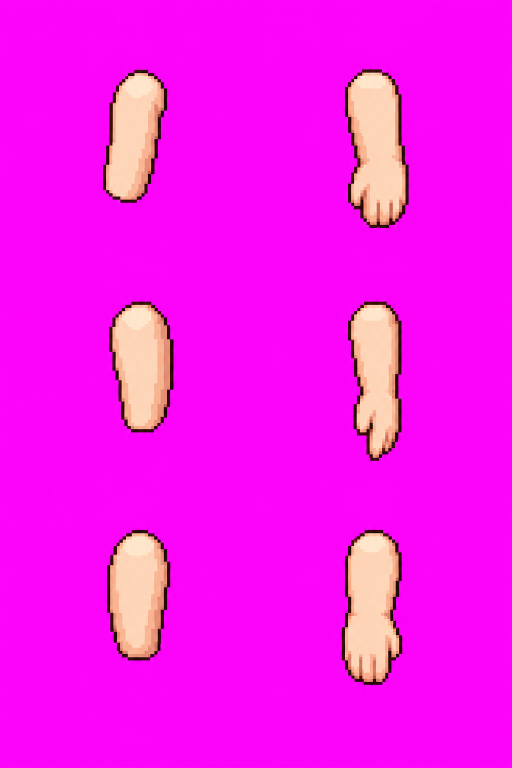
#> input picture source_art/rig/base_5_arms.png, 1024 x 1536 px (shown at 1/2 size); its folder holds 8 pictures in this run; the run also reads 2 pictures not shown here
$ python build-rig.py ../source_art/rig/base_1_ref.png
#> lines starting #> are read from the running program, lines starting #| are printed output that depends on the picture; after the words box and inside, x2 and y2 are one past the last pixel; in counts of white or black regions, pixels touching at a corner belong together
#!/usr/bin/env python3
"""Skeletal character rig: source_art/rig/*.png (magenta background) -> src/character/rigData.js

Each body part / hair layer / clothing piece is keyed out, sliced from its grid cell, resized to its TARGET BOX
(taken from the reference turnaround base_1_ref.png, so proportions follow the reference even when GPT drew a limb
too long) at the rig resolution (character = RIG_H px tall), then stored as palette + RLE with a material id and a
relative shade per colour, so skin / hair / eye / outfit colours can be changed at runtime (src/character/rig.js).

    python3 scripts/build-rig.py [--preview]
"""
import json, os, sys, base64
import numpy as np, cv2
from PIL import Image

ROOT = os.path.dirname(os.path.dirname(os.path.abspath(__file__)))
SRC = os.path.join(ROOT, 'source_art', 'rig')
RIG_H = 248  # character height (head top -> ground) in rig px; the runtime bakes 4 rig px -> 1 sprite px (62 px tall, drawn at 2 sprite px per world px)

# materials (must match src/character/rig.js)
M = dict(NONE=0, FIXED=1, SKIN=2, EYE=3, BROW=4, HAIR=5, TOP=6, BOTTOM=7, SHOES=8, OUTLINE=9, ACCENT=10, UNDER=11)

# Target boxes in units of character height H, measured on base_1_ref.png (front/back, side).
# (w, h) of the part as it appears assembled.
BOX = {
    'front': dict(head=(.362, .350), torso=(.214, .262), pelvis=(.236, .205), uarm=(.066, .200), farm=(.066, .185),
                  thigh=(.098, .235), shin=(.080, .135), foot=(.100, .075)),
    'side':  dict(head=(.318, .350), torso=(.172, .262), pelvis=(.160, .205), uarm=(.062, .200), farm=(.066, .185),
                  thigh=(.088, .235), shin=(.076, .135), foot=(.155, .072)),
}
BOX['back'] = dict(BOX['front'])
GRID_PARTS = [['head', 'torso', 'pelvis', 'uarm'], ['farm', 'thigh', 'shin', 'foot']]


def key(name):
#> called with name = 'base_5_arms.png'
    a = np.array(Image.open(os.path.join(SRC, name)).convert('RGB')).astype(np.int32)
    r, g, b = a[..., 0], a[..., 1], a[..., 2]
    bg = (r > 150) & (b > 150) & (g < 120) & (np.abs(r - b) < 90)
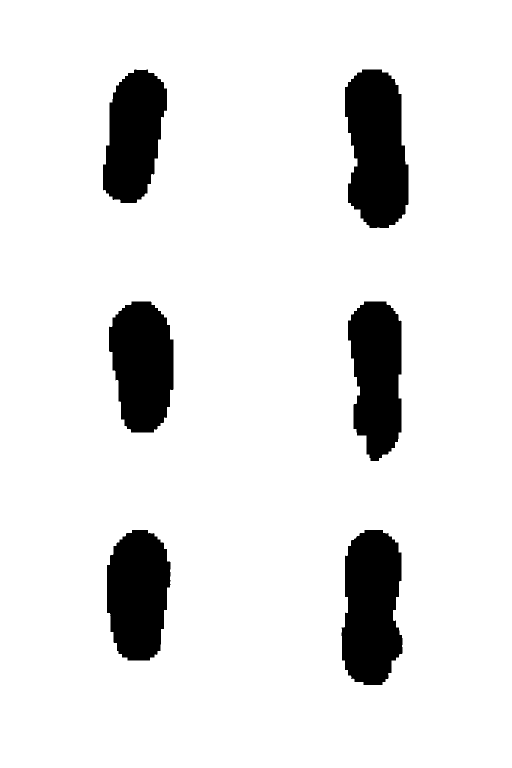
#> bg: shape (1536, 1024) bool (shown at 1/2 size); 89.3% white; 6 black regions, box (x1, y1, x2, y2) and area: (690, 139, 817, 456) 32081, (683, 1060, 805, 1370) 30898, (696, 603, 803, 922) 27018, (218, 603, 347, 865) 26947, (214, 1060, 341, 1321) 26870, (206, 139, 334, 406) 25007
    m = (~bg).astype(np.uint8)
    m = cv2.morphologyEx(m, cv2.MORPH_OPEN, np.ones((3, 3), np.uint8))
#> m: shape (1536, 1024); values 0 (black) and 1 (white), 10.7% white; 6 white regions, box (x1, y1, x2, y2) and area: (690, 139, 817, 456) 32080, (683, 1060, 805, 1370) 30887, (696, 603, 803, 922) 27017, (218, 603, 347, 865) 26943, (214, 1060, 341, 1321) 26865, (206, 139, 334, 406) 24999
    # magenta fringe: pixels next to the background that are pinkish get dropped
    edge = (m == 1) & (cv2.dilate((m == 0).astype(np.uint8), np.ones((3, 3), np.uint8)) == 1)
#> edge: shape (1536, 1024) bool; 0.32% white in thin lines or dots, all inside (x1, y1, x2, y2) = (206, 139, 817, 1370)
    pink = (r > 140) & (b > 110) & (g < r - 50)
#> pink: shape (1536, 1024) bool; 91.9% white; 82 black regions (60 under 20 px), largest, box (x1, y1, x2, y2) and area: (690, 139, 817, 456) 25698, (684, 1060, 805, 1370) 24763, (696, 603, 803, 922) 20842
    m[edge & pink] = 0
#> m: shape (1536, 1024); values 0 (black) and 1 (white), 10.7% white; 6 white regions, box (x1, y1, x2, y2) and area: (690, 139, 817, 456) 32042, (684, 1060, 805, 1370) 30820, (696, 603, 803, 922) 26984, (218, 603, 347, 865) 26854, (214, 1060, 341, 1321) 26784, (206, 139, 334, 406) 24930
    return a.astype(np.uint8), m.astype(bool)


def cells(name, rows, cols):
    a, m = key(name)
#> a is the input picture: shape (1536, 1024, 3); mean R, G, B 248, 21.2, 238
    h, w = m.shape
    n, lab, st, cen = cv2.connectedComponentsWithStats(m.astype(np.uint8), connectivity=8)
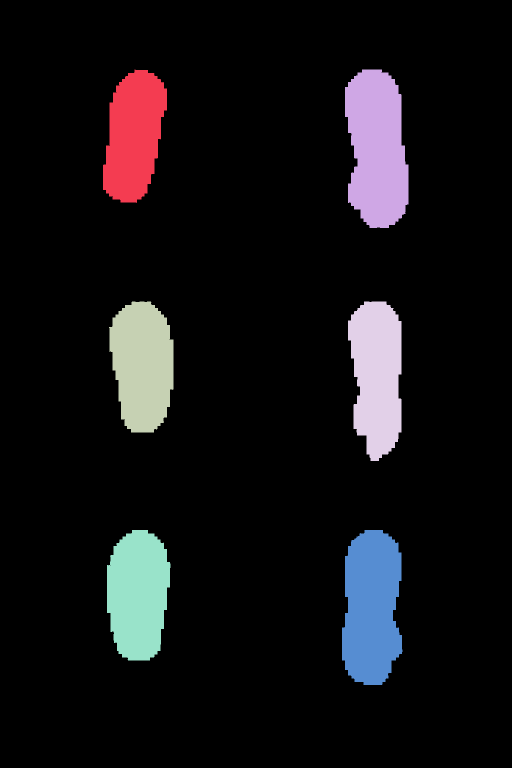
#> lab: shape (1536, 1024) int32 (shown at 1/2 size); 7 distinct labels, from 0 to 6; one colour per label, 0 black
#> n = 7; st = [[0, 0, 1024, 1536, 1404450], [206, 139, 128, 267, 24930], [690, 139, 127, 317, 32042], [218, 603, 129, 262, 26854], [696, 603, 107, 319, 26984], [214, 1060, 127, 261, 26784], [684, 1060, 121, 310, 30820]]; cen = [[509.4, 770.2], [267.5, 270.9], [753.5, 297.1], [284.7, 730], [753.7, 750.8], [275.7, 1188.4], [742.9, 1214.5]]
    out = {}
    for i in range(1, n):
        if st[i, 4] < 400: continue
        c, r = int(cen[i][0] / (w / cols)), int(cen[i][1] / (h / rows))
        out[(r, c)] = out.get((r, c), np.zeros_like(m)) | (lab == i)
#> this loop made 6 passes
#> (c, r) on passes 1 to 6: (0, 0), (1, 0), (0, 1), (1, 1), (0, 2), (1, 2)
#> after the loop, out = 6 items
    res = {}
    for k, mm in out.items():
        ys, xs = np.nonzero(mm)
        y0, y1, x0, x1 = ys.min(), ys.max() + 1, xs.min(), xs.max() + 1
        rgba = np.zeros((y1 - y0, x1 - x0, 4), np.uint8)
        rgba[..., :3] = a[y0:y1, x0:x1]; rgba[..., 3] = np.where(mm[y0:y1, x0:x1], 255, 0)
        res[k] = rgba
#> this loop made 6 passes
#> (k, y0, y1, x0, x1) on passes 1 to 6: ((0, 0), 139, 406, 206, 334), ((0, 1), 139, 456, 690, 817), ((1, 0), 603, 865, 218, 347), ((1, 1), 603, 922, 696, 803), ((2, 0), 1060, 1321, 214, 341), ((2, 1), 1060, 1370, 684, 805)
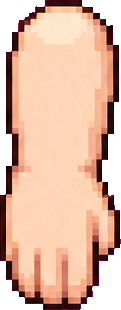
#> rgba: shape (310, 121, 4); mean R, G, B, A 224.2, 141.8, 163.1, 209.5; transparent parts drawn white
#> after the loop, res = 6 items
    return res


def resize(rgba, tw, th):
    """Premultiplied area resize to (tw, th) rig px, binary alpha."""
    tw, th = max(2, int(round(tw))), max(2, int(round(th)))
    f = rgba.astype(np.float32) / 255
    pm = f.copy(); pm[..., :3] *= f[..., 3:4]
    r = cv2.resize(pm, (tw, th), interpolation=cv2.INTER_AREA)
    al = r[..., 3:4]
    rgb = np.where(al > 1e-4, r[..., :3] / np.maximum(al, 1e-4), 0)
    out = np.zeros((th, tw, 4), np.uint8)
    out[..., :3] = np.clip(rgb * 255 + .5, 0, 255).astype(np.uint8)
    out[..., 3] = np.where(al[..., 0] >= .5, 255, 0)
    return out


def lum(rgb): return rgb[..., 0] * .299 + rgb[..., 1] * .587 + rgb[..., 2] * .114


def classify(rgba, kind, view=None):
    """Material id per pixel. kind: body part name | 'hair' | garment ('top'|'bottom'|'seat'|'shoes')."""
    rgb = rgba[..., :3].astype(np.uint8)
    hsv = cv2.cvtColor(np.ascontiguousarray(rgb), cv2.COLOR_RGB2HSV).astype(np.int32)
    H, S, V = hsv[..., 0], hsv[..., 1], hsv[..., 2]
    L = lum(rgb.astype(np.float32))
    op = rgba[..., 3] > 0
    mat = np.zeros(op.shape, np.uint8)
    outline = op & (L < 48)
    if kind == 'hair':
        mat[op] = M['HAIR']
    elif kind in ('top', 'bottom', 'shoes'):
        mat[op] = M[kind.upper()]
        if kind == 'top': mat[op & (S < 50) & (V > 150)] = M['FIXED']            # buttons
        if kind == 'bottom':                                                       # sash on the trouser seat
            red = op & (((H < 10) | (H > 165)) & (S > 90) & (V > 120))
            white = op & (S < 45) & (V > 185)
            mat[red | white] = M['ACCENT']
    else:
        skin = op & (H >= 3) & (H <= 26) & (S >= 45) & (V >= 110)
        mat[op] = M['FIXED']
        mat[skin] = M['SKIN']
        if kind == 'torso': mat[op & (S < 55) & (V > 170)] = M['UNDER']            # undershirt
        if kind in ('pelvis', 'thigh'): mat[op & (S < 40) & (V > 40) & (V <= 170)] = M['UNDER']  # shorts
        if kind == 'head' and view != 'back':
            dark = (op & ~skin & (L >= 48) & (L < 150) & (S > 40)).astype(np.uint8)
            n, lab, st, _ = cv2.connectedComponentsWithStats(dark, connectivity=8)
            hh = rgba.shape[0]
            for i in range(1, n):
                x, y, w, h, ar = st[i]
                if ar < 3: continue
                mat[lab == i] = M['BROW'] if h < hh * .05 and w > h * 1.6 else M['EYE']
    mat[outline] = M['OUTLINE']
    mat[~op] = 0
    return mat


def encode(rgba, mat):
    """palette entries [r,g,b,mat,shade100]; shade relative to the median luminance of that material in the part."""
    op = rgba[..., 3] > 0
    L = lum(rgba[..., :3].astype(np.float32))
    base = {}
    for m in np.unique(mat[op]): base[int(m)] = max(8.0, float(np.median(L[op & (mat == m)])))
    pal, index, idx = [[0, 0, 0, 0, 0]], {}, np.zeros(op.shape, np.uint8)
    for y, x in zip(*np.nonzero(op)):
        r, g, b = (int(v) for v in rgba[y, x, :3]); m = int(mat[y, x])
        q = (r >> 2, g >> 2, b >> 2, m)
        if q not in index:
            if len(pal) >= 255: q = min(index, key=lambda k: sum(abs(k[i] - q[i]) for i in range(3)) + (0 if k[3] == m else 999))
            else:
                index[q] = len(pal); pal.append([r, g, b, m, int(round(L[y, x] / base[m] * 100))])
        idx[y, x] = index[q]
    flat = idx.ravel(); runs = bytearray(); i = 0
    while i < len(flat):
        j = i
        while j < len(flat) and flat[j] == flat[i] and j - i < 255: j += 1
        runs += bytes((j - i, int(flat[i]))); i = j
    return dict(w=int(op.shape[1]), h=int(op.shape[0]), palette=pal, data=base64.b64encode(bytes(runs)).decode())


parts, preview = {}, []
def add(name, rgba, kind, view=None):
    mat = classify(rgba, kind, view)
    parts[name] = encode(rgba, mat)
    preview.append((name, rgba, mat))


# ---- body
SHEETS = {'front': 'base_2_front.png', 'side': 'base_3_side.png', 'back': 'base_4_back.png'}
arms = cells('base_5_arms.png', 3, 2)
#> arms = 6 items
ARM_ROW = {'front': 0, 'side': 1, 'back': 2}
for view, f in SHEETS.items():
    cs = cells(f, 2, 4)
#> call 2 of cells, with name = 'base_2_front.png', rows = 2, cols = 4
#> call 2 of key, with name = 'base_2_front.png'
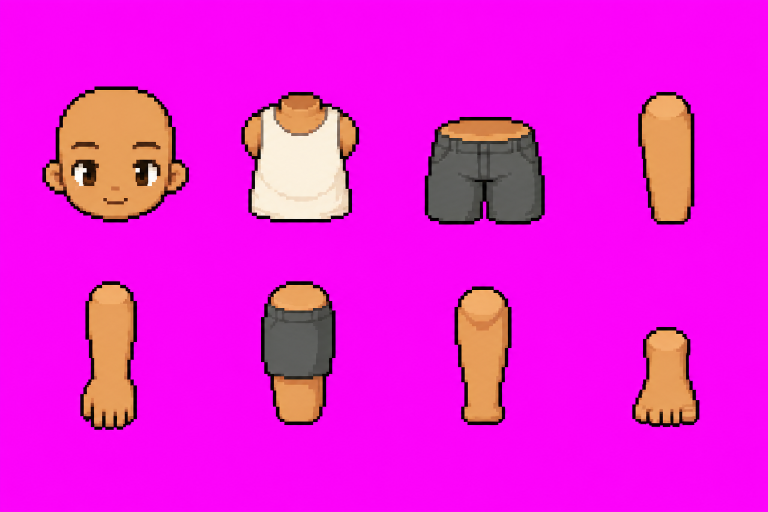
#> input picture source_art/rig/base_2_front.png, 1536 x 1024 px (shown at 1/2 size)
#> in key (call 2), `bg = (r > 150) & (b > 150) & (g < 120) & (np.abs(r - b) < 90)`:
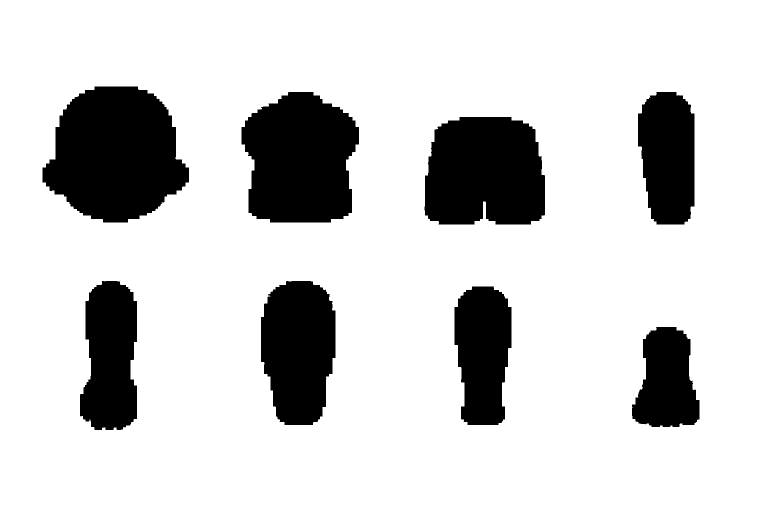
#> bg: shape (1024, 1536) bool (shown at 1/2 size); 81.7% white; 8 black regions, largest, box (x1, y1, x2, y2) and area: (85, 173, 378, 445) 58323, (483, 184, 718, 445) 49254, (849, 234, 1090, 449) 46098
#> in cells, a is the input picture: shape (1024, 1536, 3); mean R, G, B 236.4, 26.1, 220
#> in cells (call 2), `n, lab, st, cen = cv2.connectedComponentsWithStats(m.astype(np.uint8),..`:
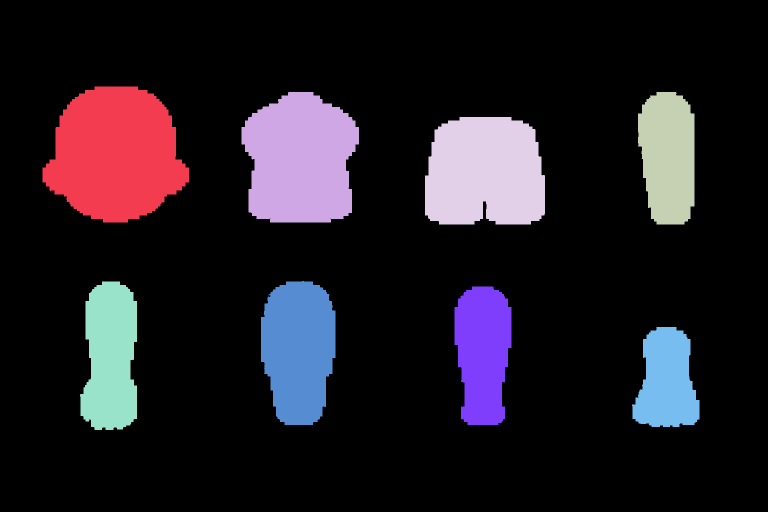
#> lab: shape (1024, 1536) int32 (shown at 1/2 size); 9 distinct labels, from 0 to 8; one colour per label, 0 black
#> in cells (call 2), `n, lab, st, cen = cv2.connectedComponentsWithStats(m.astype(np.uint8),..`: n = 9; st = [[0, 0, 1536, 1024, 1285490], [85, 173, 293, 272, 58295], [483, 184, 235, 261, 49207], [1276, 184, 113, 265, 25459], [850, 234, 240, 215, 46031], [160, 563, 114, 297, 27666], [522, 562, 149, 288, 35083], [909, 573, 114, 277, 25794], [1264, 654, 135, 200, 19839]]; cen = [[783.5, 520.6], [231, 309], [600, 319.8], [1336.1, 313.4], [969.6, 345.4], [220.7, 714.3], [596.7, 699.6], [965.7, 705], [1333.3, 762.8]]
#> the loop in cells (call 2), `for i in range(1, n):` made 8 passes
#> (c, r) on passes 1 to 8: (0, 0), (1, 0), (3, 0), (2, 0), (0, 1), (1, 1), (2, 1), (3, 1)
#> after the loop in cells (call 2), `for i in range(1, n):`: out = 8 items
#> the loop in cells (call 2), `for k, mm in out.items():` made 8 passes
#> (k, y0, y1, x0, x1) on passes 1 to 8: ((0, 0), 173, 445, 85, 378), ((0, 1), 184, 445, 483, 718), ((0, 3), 184, 449, 1276, 1389), ((0, 2), 234, 449, 850, 1090), ((1, 0), 563, 860, 160, 274), ((1, 1), 562, 850, 522, 671), ((1, 2), 573, 850, 909, 1023), ((1, 3), 654, 854, 1264, 1399)
#> after the loop in cells (call 2), `for k, mm in out.items():`:
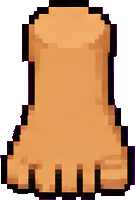
#> rgba: shape (200, 135, 4); mean R, G, B, A 200.9, 91.1, 118, 187.4; transparent parts drawn white
#> cs = 8 items
    for r, row in enumerate(GRID_PARTS):
        for c, p in enumerate(row):
            src = cs[(r, c)]
            if p in ('uarm', 'farm'): src = arms[(ARM_ROW[view], 0 if p == 'uarm' else 1)]  # fixed arm sheet
            w, h = BOX[view][p]
            add(f'{view}_{p}', resize(src, w * RIG_H, h * RIG_H), p, view)
#> pass 2 of the loop `for view, f in SHEETS.items():`:
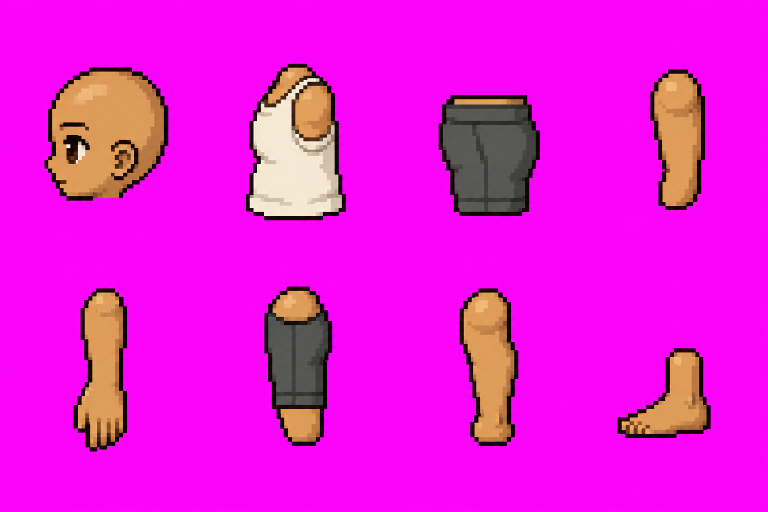
#> input picture source_art/rig/base_3_side.png, 1536 x 1024 px (shown at 1/2 size)
#> in cells, a is the input picture: shape (1024, 1536, 3); mean R, G, B 233.6, 23.1, 220
#> in cells (call 3), `n, lab, st, cen = cv2.connectedComponentsWithStats(m.astype(np.uint8),..`:
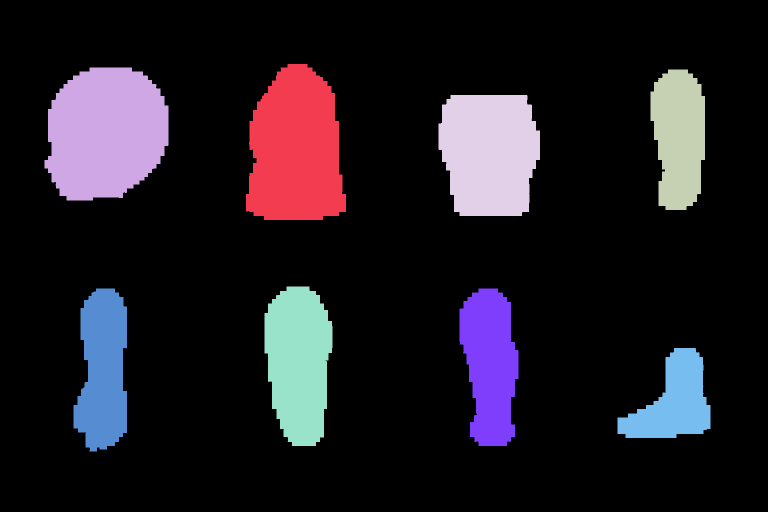
#> lab: shape (1024, 1536) int32 (shown at 1/2 size); 9 distinct labels, from 0 to 8; one colour per label, 0 black
#> st = [[0, 0, 1536, 1024, 1295030], [492, 128, 200, 312, 49610], [89, 135, 248, 266, 52942], [1301, 139, 109, 281, 24859], [877, 190, 203, 242, 42224], [529, 573, 136, 319, 34267], [147, 577, 107, 326, 26882], [919, 577, 118, 315, 27933], [1235, 696, 186, 180, 19117]]; cen = [[781.8, 521.5], [591.3, 299.3], [211.1, 265.8], [1357.7, 274], [978.4, 305.8], [597.1, 724.9], [205.8, 740.8], [979.9, 728.9], [1347.1, 804.2]]
#> the loop in cells (call 3), `for i in range(1, n):` made 8 passes
#> the loop in cells (call 3), `for k, mm in out.items():` made 8 passes
#> (k, y0, y1, x0, x1) on passes 1 to 4: ((0, 1), 128, 440, 492, 692), ((0, 0), 135, 401, 89, 337), ((0, 3), 139, 420, 1301, 1410), ((0, 2), 190, 432, 877, 1080)
#> the loop `for r, row in enumerate(GRID_PARTS):` made 2 passes
#> pass 1, in resize (call 9), `rgb = np.where(al > 1e-4, r[..., :3] / np.maximum(al, 1e-4), 0)`:
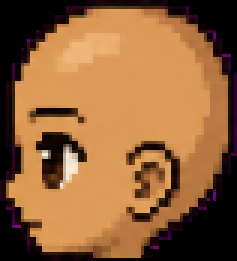
#> rgb: shape (87, 79, 3) float32 (shown 3 times larger); mean of channels 0, 1, 2 0.567, 0.388, 0.229; drawn as R, G, B

# ---- hair (rows front/side/back, columns back-layer/front-layer); width relative to head width
for hair in [f[5:-4] for f in sorted(os.listdir(SRC)) if f.startswith('hair_')]:
    cs = cells(f'hair_{hair}.png', 3, 2)
#> cs = 6 items
    for r, view in enumerate(['front', 'side', 'back']):
        hw = BOX[view]['head'][0] * RIG_H * (1.02 if view != 'side' else 1.1)
        for c, layer in enumerate(['back', 'front']):
            src = cs[(r, c)]; s = hw / src.shape[1] * (1 if c == 0 else src.shape[1] / max(cs[(r, 0)].shape[1], 1))
            add(f'hair_{hair}_{view}_{layer}', resize(src, src.shape[1] * s, src.shape[0] * s), 'hair')

# ---- outfits (rows front/side/back; 7 pieces) fitted to the matching body part box
PIECES = [('shirt', 'torso', 'top', 1.12, .92), ('usleeve', 'uarm', 'top', 1.28, .72), ('lsleeve', 'farm', 'top', 1.22, None),
          ('seat', 'pelvis', 'bottom', 1.06, .62), ('pthigh', 'thigh', 'bottom', 1.18, 1.0), ('pshin', 'shin', 'bottom', 1.18, .86),
          ('shoe', 'foot', 'shoes', 1.1, 1.0)]
for outfit in [f[7:-4] for f in sorted(os.listdir(SRC)) if f.startswith('outfit_') and 'REJECTED' not in f]:
    cs = cells(f'outfit_{outfit}.png', 3, 7)
#> in cells (call 6), `n, lab, st, cen = cv2.connectedComponentsWithStats(m.astype(np.uint8),..`: n = 22; st = 22 rows, first 6: [0, 0, 1536, 1024, 1280739], [946, 94, 99, 194, 17216], [60, 123, 157, 171, 22143], [1154, 125, 90, 153, 12306], [307, 129, 93, 125, 9305], [680, 140, 177, 144, 21445]; cen = 22 rows, first 8: [775.8, 513.4], [995.3, 189.9], [138.3, 210.2], [1199.1, 200.2], [355.3, 193.1], [767.8, 210.6], [1414.4, 226.5], [546.9, 206.8]
#> cs = 21 items
    for r, view in enumerate(['front', 'side', 'back']):
        for c, (piece, body, kind, kw, kh) in enumerate(PIECES):
            src = cs[(r, c)]; bw, bh = BOX[view][body]
            tw = bw * kw * RIG_H
            th = bh * kh * RIG_H if kh else src.shape[0] * tw / src.shape[1]
            add(f'outfit_{outfit}_{view}_{piece}', resize(src, tw, th), kind)

meta = dict(rigH=RIG_H, box=BOX, materials=M,
            hairs=sorted({k.split('_')[1] for k in parts if k.startswith('hair_')}),
            outfits=sorted({k.split('_')[1] for k in parts if k.startswith('outfit_')}))
#> meta = 5 items
with open(os.path.join(ROOT, 'src', 'character', 'rigData.js'), 'w') as f:
    f.write('// GENERATED by scripts/build-rig.py from source_art/rig/*.png — do not edit by hand.\n')
    f.write('export const RIG_META = ' + json.dumps(meta, separators=(',', ':')) + ';\n')
    f.write('export const RIG_PARTS = ' + json.dumps(parts, separators=(',', ':')) + ';\n')
size = os.path.getsize(os.path.join(ROOT, 'src', 'character', 'rigData.js'))
print(f'{len(parts)} parts -> src/character/rigData.js ({size / 1024:.0f} KiB)')
#| 51 parts -> src/character/rigData.js (363 KiB)

if '--preview' in sys.argv:
    MC = {0: (0, 0, 0), 1: (150, 150, 150), 2: (240, 180, 130), 3: (40, 120, 255), 4: (255, 0, 255), 5: (90, 60, 30), 6: (250, 250, 210),
          7: (60, 160, 60), 8: (150, 90, 40), 9: (0, 0, 0), 10: (255, 40, 40), 11: (120, 220, 255)}
    pad, cw = 4, 1200; x = y = rowh = 0; placed = []
    for name, im, mat in preview:
        h, w = im.shape[:2]
        if x + w * 2 + pad > cw: x = 0; y += rowh + pad; rowh = 0
        placed.append((x, y, im, mat)); x += w * 2 + pad * 2; rowh = max(rowh, h)
    sheet = np.full((y + rowh, cw, 3), 70, np.uint8)
    for x, y, im, mat in placed:
        h, w = im.shape[:2]; a = im[..., 3:4] > 0
        sheet[y:y + h, x:x + w] = np.where(a, im[..., :3], sheet[y:y + h, x:x + w])
        mc = np.array([MC[int(v)] for v in mat.ravel()], np.uint8).reshape(h, w, 3)
        sheet[y:y + h, x + w + pad:x + 2 * w + pad] = np.where(a, mc, sheet[y:y + h, x + w + pad:x + 2 * w + pad])
    Image.fromarray(sheet).save(os.path.join(ROOT, 'qa', 'rig_parts_preview.png')); print('preview -> qa/rig_parts_preview.png')
